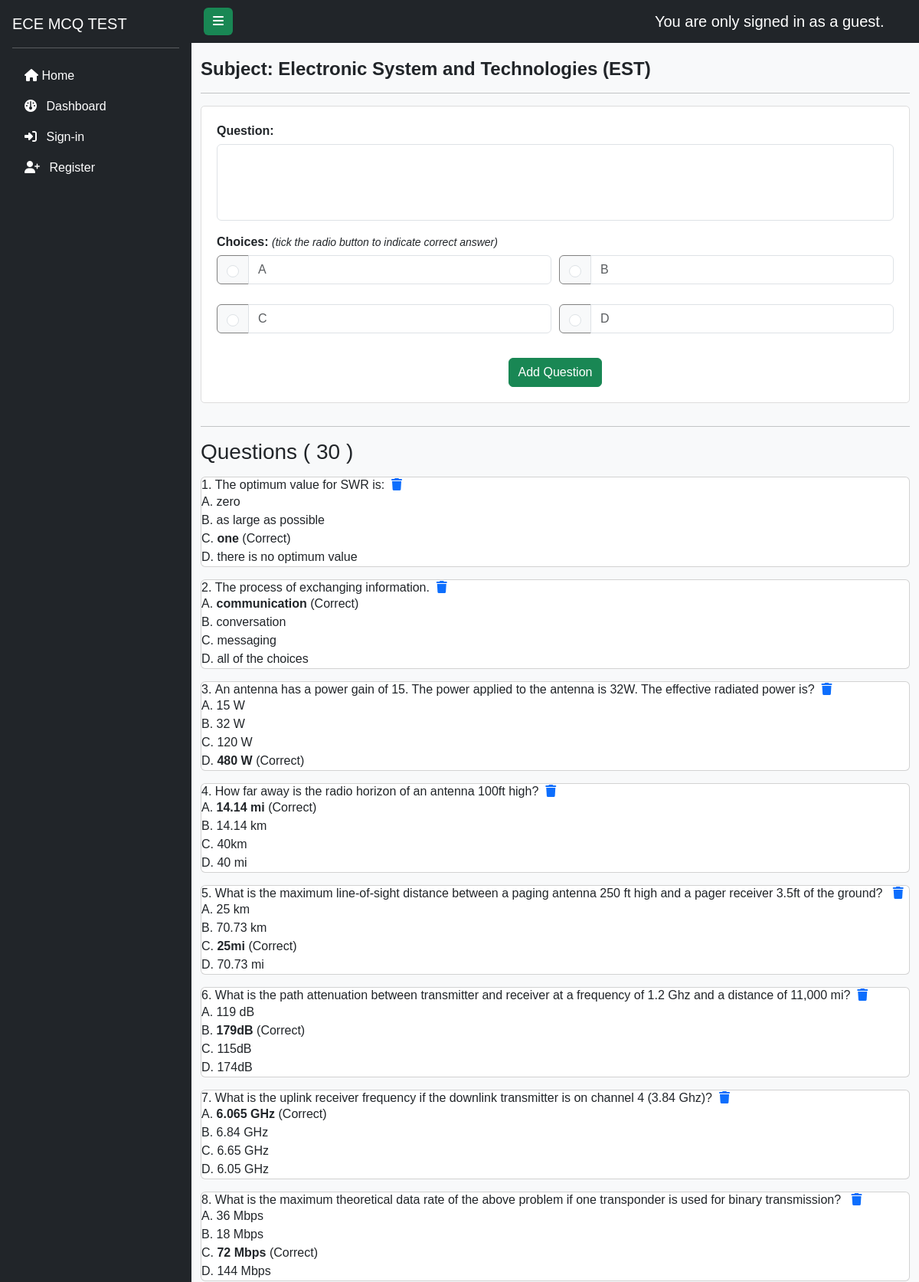
The app's page /add-question/1 (upper part) with its own data.
### app.py (models this page shows)
class Subject(db.Model):
    id = db.Column(db.Integer, primary_key=True)
    name = db.Column(db.String(100))
    date_added = db.Column(db.DateTime, default=datetime.utcnow)
    questions = db.relationship('Question', backref='subject', cascade='all, delete-orphan')

class Question(db.Model):
    id = db.Column(db.Integer, primary_key=True)
    question_text = db.Column(db.String(500), nullable=False)
    subject_id = db.Column(db.Integer, db.ForeignKey('subject.id'), nullable=False)
    choices = db.relationship('Choice', backref='question', cascade='all, delete-orphan')

class Choice(db.Model):
    id = db.Column(db.Integer, primary_key=True)
    choice_text = db.Column(db.String(200), nullable=False)
    is_correct = db.Column(db.Boolean, default=False)
    question_id = db.Column(db.Integer, db.ForeignKey('question.id'), nullable=False)

### app.py (the view, shortened to what this page needs)
@app.route('/add-question/<int:subject_id>', methods=['GET', 'POST'])
def add_question(subject_id):
    subject = Subject.query.get(subject_id)
    return render_template('add-question.html', subject=subject)

### app.py (called while the page is built)
@app.template_filter('alphabetic')
def alphabetic_filter(index):
    return chr(ord('A') + index - 1)

### templates/add-question.html (shortened to what this page needs)
{% extends "layout.html" %}
{% block content %}
<body>
    <div class="container">
        <h1>Subject: {{ subject.name }}</h1>
        <hr>
        <div class="form-box">
            <form method="POST" action="/add-question/{{ subject.id }}">
                <div class="mb-3">
                    <label for="question_text" class="form-label">Question:</label>
                    <textarea class="form-control" id="question_text" name="question_text" rows="3" required></textarea>
                </div>
                <div class="mb-3">
                    <label class="form-label">Choices:</label> <span><small><em>(tick the radio button to indicate correct answer)</em></small></span>
                    <div class="choices-container">
                        <div class="input-group mb-3">
                            <span class="input-group-text"><input class="form-check-input" type="radio" name="is_correct" value="0" required></span>
                            <input type="text" name="choice_text" class="form-control" placeholder="A">
                        </div>
                        <div class="input-group mb-3">
                            <span class="input-group-text"><input class="form-check-input" type="radio" name="is_correct" value="1" required></span>
                            <input type="text" name="choice_text" class="form-control" placeholder="B">
                        </div>
                        <div class="input-group mb-3">
                            <span class="input-group-text"><input class="form-check-input" type="radio" name="is_correct" value="2" required></span>
                            <input type="text" name="choice_text" class="form-control" placeholder="C">
                        </div>
                        <div class="input-group mb-3">
                            <span class="input-group-text"><input class="form-check-input" type="radio" name="is_correct" value="3" required></span>
                            <input type="text" name="choice_text" class="form-control" placeholder="D">
                        </div>
                    </div>
                </div>
                <div class="text-center">
                <button type="submit" class="btn btn-success">Add Question</button>
                </div>
            </form>
        </div>
        <hr>
        <h3>Questions ( {{ subject.questions|length }} )</h3>
        {% for question in subject.questions %}
            <div class="card my-3">
                <div class="accordion-item">
                    <h2 class="accordion-header">
                        <button class="accordion-button" type="button" data-bs-toggle="collapse" data-bs-target="#collapseOne" aria-expanded="true" aria-controls="collapseOne">
                            {{ loop.index }}.&nbsp;{{ question.question_text }}&nbsp;&nbsp;<a href="/delete-question/{{ question.id }}"><i class="fas fa-trash"></i></a>
                        </button>
                    </h2>
                    <div>
                        {% for choice in question.choices %}
                        <div>
                            {{ loop.index|alphabetic }}.
                        {% if choice.is_correct %}
                            <strong>{{ choice.choice_text }}</strong> (Correct)<br>
                        {% else %}
                            {{ choice.choice_text }}<br>
                        {% endif %}
                        </div>
                        {% endfor %}
                    </div>
                </div>
            </div>
        {% endfor %}
    </div>
{%endblock%}

### static/style.css (style rules this page uses)
* { margin: 0; padding: 0; box-sizing: border-box; }
body { min-height: 100vh; font-family: 'Roboto', sans-serif; font-weight: 400; background-color:#f2f6fc; }
.inputs, .input-group-text { border: 1px solid grey; }

### templates/add-question.html (style rules this page uses)
body { font-family: Arial, sans-serif; background-color: #f8f9fa; }
.container { margin-top: 20px; }
h1 { font-weight: bold; font-size: 24px; }
.form-box { border: 1px solid #ddd; border-radius: 5px; padding: 20px; margin-bottom: 30px; background-color: #fff; }
.form-label { font-weight: bold; margin-bottom: 5px; }
textarea.form-control { height: 100px; resize: none; }
.choices-container { display: grid; grid-template-columns: repeat(2, 1fr); gap: 10px; }

### records on screen
Subject: name "Electronic System and Technologies (EST)"
Question: question_text "The optimum value for SWR is:"
Choice: choice_text "zero"
Choice: choice_text "as large as possible"
Choice: choice_text "one"
Choice: choice_text "there is no optimum value"
Question: question_text "The process of exchanging information."
Choice: choice_text "communication"
Choice: choice_text "conversation"
Choice: choice_text "messaging"
Choice: choice_text "all of the choices"
Question: question_text "An antenna has a power gain of 15. The power applied to the antenna is 32W. The effective radiated power is?"
Choice: choice_text "15 W"
Choice: choice_text "32 W"
Choice: choice_text "120 W"
Choice: choice_text "480 W"
Question: question_text "How far away is the radio horizon of an antenna 100ft high?"
Choice: choice_text "14.14 mi"
Choice: choice_text "14.14 km"
Choice: choice_text "40km"
Choice: choice_text "40 mi"
Question: question_text "What is the maximum line-of-sight distance between a paging antenna 250 ft high and a pager receiver 3.5ft of the ground?"
Choice: choice_text "25 km"
Choice: choice_text "70.73 km"
Choice: choice_text "25mi"
Choice: choice_text "70.73 mi"
Question: question_text "What is the path attenuation between transmitter and receiver at a frequency of 1.2 Ghz and a distance of 11,000 mi?"
Choice: choice_text "119 dB"
Choice: choice_text "179dB"
Choice: choice_text "115dB"
Choice: choice_text "174dB"
Question: question_text "What is the uplink receiver frequency if the downlink transmitter is on channel 4 (3.84 Ghz)?"
Choice: choice_text "6.065 GHz"
Choice: choice_text "6.84 GHz"
Choice: choice_text "6.65 GHz"
Choice: choice_text "6.05 GHz"
Question: question_text "What is the maximum theoretical data rate of the above problem if one transponder is used for binary transmission?"
Choice: choice_text "36 Mbps"
Choice: choice_text "18 Mbps"
Choice: choice_text "72 Mbps"
Choice: choice_text "144 Mbps"

### other values on screen
{{ subject.questions|length }} "30"
